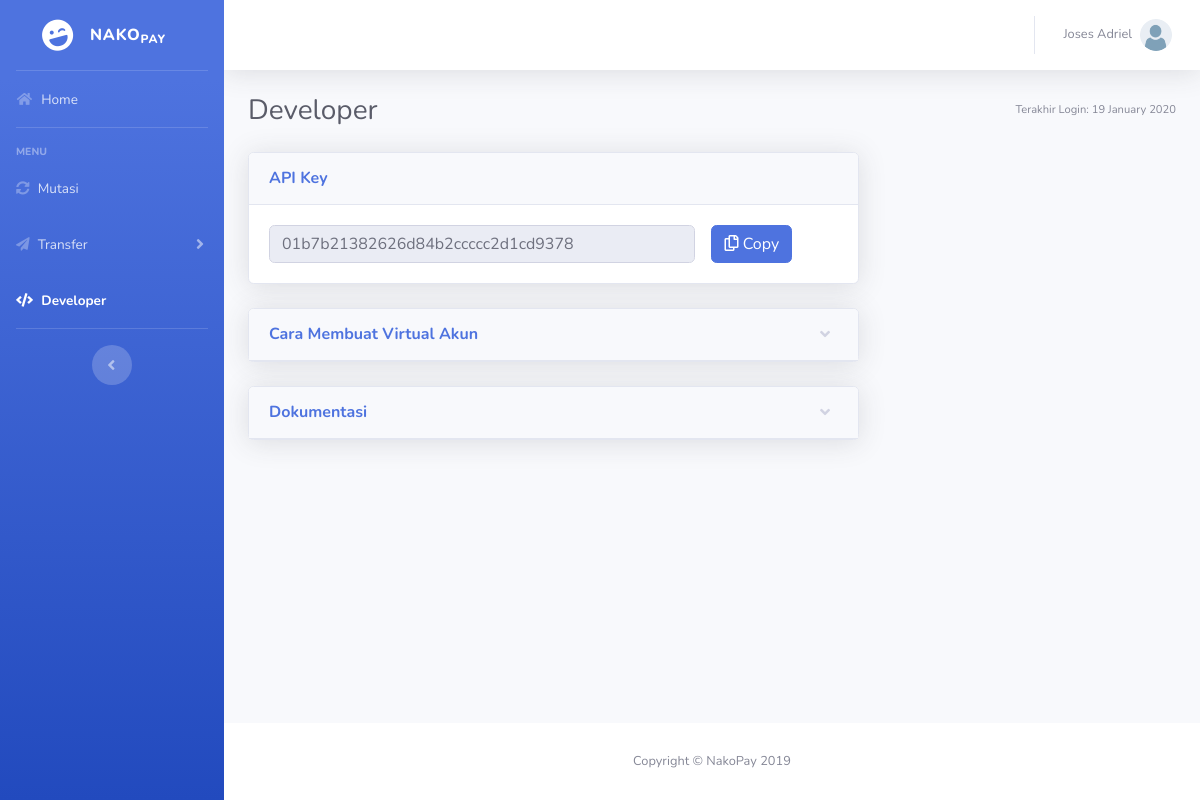
The app's page /developer.php (signed in) with its own data.
### tables this page shows
CREATE TABLE `user` (
  `id_user` varchar(15) NOT NULL,
  `nama` text NOT NULL,
  `pin` varchar(6) NOT NULL,
  `no_hp` varchar(13) NOT NULL,
  `alamat` text NOT NULL,
  `email` text NOT NULL,
  `tgl_Lahir` date NOT NULL,
  `profile_img` varchar(15) NOT NULL DEFAULT 'default.png',
  `saldo` int(7) NOT NULL DEFAULT 1000000,
  `lastLogin` date NOT NULL DEFAULT current_timestamp(),
  `status` enum('user','bisnis') NOT NULL DEFAULT 'user'
);

CREATE TABLE `akun_bisnis` (
  `id_user` varchar(15) NOT NULL,
  `noHp` varchar(13) NOT NULL,
  `nama_usaha` text NOT NULL,
  `api_key` text NOT NULL
);

### developer.php (the view, shortened to what this page needs)
<?php
include("koneksi.php");
?>
<html>
    <head>
        <link href="vendor/fontawesome-free/css/all.min.css" rel="stylesheet" type="text/css">
        <link href="css/sb-admin-2.min.css" rel="stylesheet">
    </head>
    <body id="page-top">
    <div id="wrapper">
        <?php include("sidebar.php"); ?>
        <div id="content-wrapper" class="d-flex flex-column">
            <div id="content">
                <nav class="navbar navbar-expand navbar-light bg-white topbar mb-4 static-top shadow">
                    <?php include("topBar.php"); ?>
                </nav>
                <?php
                if (isset($_SESSION['id_user'])) {
                    $id = $_SESSION['id_user'];
                    $cekSql = mysqli_query($db, "SELECT * FROM `user` WHERE id_user = '$id'");
                    while ($profile = mysqli_fetch_array($cekSql)) {
                ?>
                <div class="container-fluid">
                    <div class="d-sm-flex align-items-center justify-content-between mb-4">
                        <h1 class="h3 mb-0 text-gray-800">Developer</h1>
                        <span class="d-none d-sm-inline-block text-xs">Terakhir Login: <?php echo date("d F Y", strtotime($profile['lastLogin'])); ?></span>
                    </div>
                    <div class="row">
                        <div class="col-xs-12 col-sm-12 col-md-8 col-lg-8">
                            <div class="card shadow mb-4">
                                <div class="card-header py-3">
                                    <h6 class="m-0 font-weight-bold text-primary">API Key</h6>
                                </div>
                                <div class="card-body">
									<?php
									$accBisnis = mysqli_query($db, "SELECT `api_key` FROM `akun_bisnis` WHERE `id_user` = '$profile[id_user]'");
									if (mysqli_num_rows($accBisnis) > 0) {
										while ($api = mysqli_fetch_array($accBisnis)) {
									?>
                                    <div class="d-flex">
										<input type="text" class="form-control col-md-9" id="api_key" value="<?php echo $api['api_key']; ?>" readonly />
										<button onclick="copyTxt()" class="btn btn-primary ml-3">
											<span>
												<i class="far fa-copy"></i>
											</span>
											<span class="text">
												Copy
											</span>
										</button>
									</div>
									<?php
										}
									}
									?>
                                </div>
                            </div>
                        </div>
                    </div>
					<div class="row">
						<div class="col-xs-12 col-sm-12 col-md-8 col-lg-8">
							<div class="card shadow mb-4">
								<a href="#vakun" class="d-block card-header py-3" data-toggle="collapse" role="button" aria-expanded="true" aria-controls="vakun">
									<h6 class="m-0 font-weight-bold text-primary">Cara Membuat Virtual Akun</h6>
								</a>
							</div>
							<div class="card shadow mb-4">
								<a href="#dokumentasi" class="d-block card-header py-3" data-toggle="collapse" role="button" aria-expanded="true" aria-controls="dokumentasi">
									<h6 class="m-0 font-weight-bold text-primary">Dokumentasi</h6>
								</a>
							</div>
						</div>
					</div>
                </div>
                <?php
                    }
                }
                ?>
            </div>
            <footer class="sticky-footer bg-white">
                <div class="container my-auto">
                    <div class="copyright text-center my-auto">
                        <span>Copyright &copy; NakoPay 2019</span>
                    </div>
                </div>
            </footer>
        </div>
    </div>
</body>
</html>

### topBar.php (shortened to what this page needs)
       <ul class="navbar-nav ml-auto">
         <li class="nav-item dropdown no-arrow">
<?php
if (isset($_SESSION['id_user'])) {
	$id = $_SESSION['id_user'];
	$userSql = mysqli_query($db, "SELECT * FROM user WHERE id_user = '$id'");
	if ($userSql) {
		while($profile = mysqli_fetch_array($userSql)) {
?>
           <a class="nav-link dropdown-toggle" href="#" id="userDropdown" role="button" data-toggle="dropdown" aria-haspopup="true" aria-expanded="false">
	<span class="mr-2 d-none d-lg-inline text-gray-600 small"><?php echo $profile['nama']; ?></span>
             <img class="img-profile rounded-circle" src="profile/<?php echo $profile['profile_img']; ?>">
           </a>
         </li>
<?php
		}
	}
}
?>
       </ul>

### records on screen
user: nama "Joses Adriel", profile_img (placeholder picture), lastLogin "19 January 2020"
akun_bisnis: api_key "01b7b21382626d84b2ccccc2d1cd9378"
